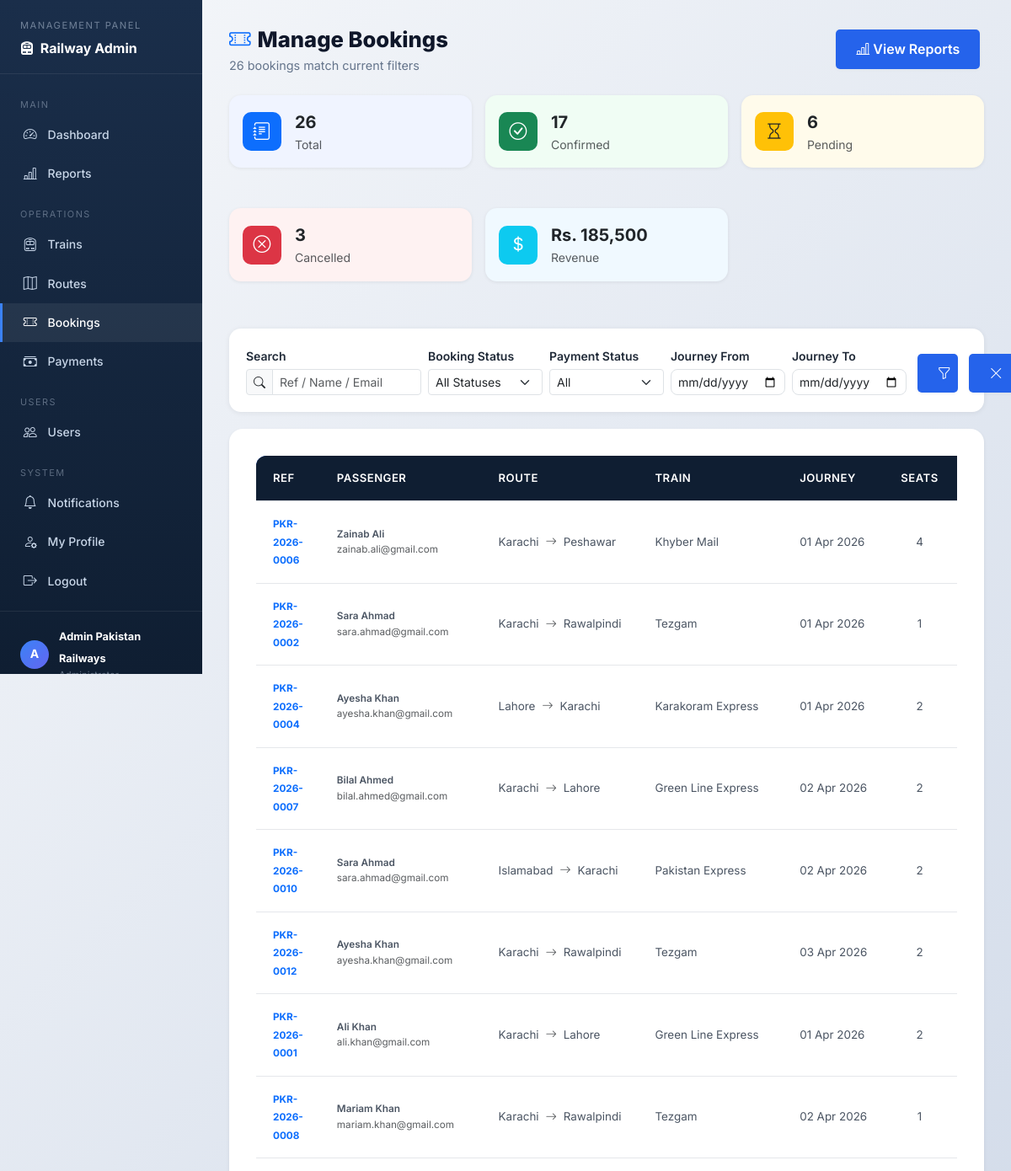
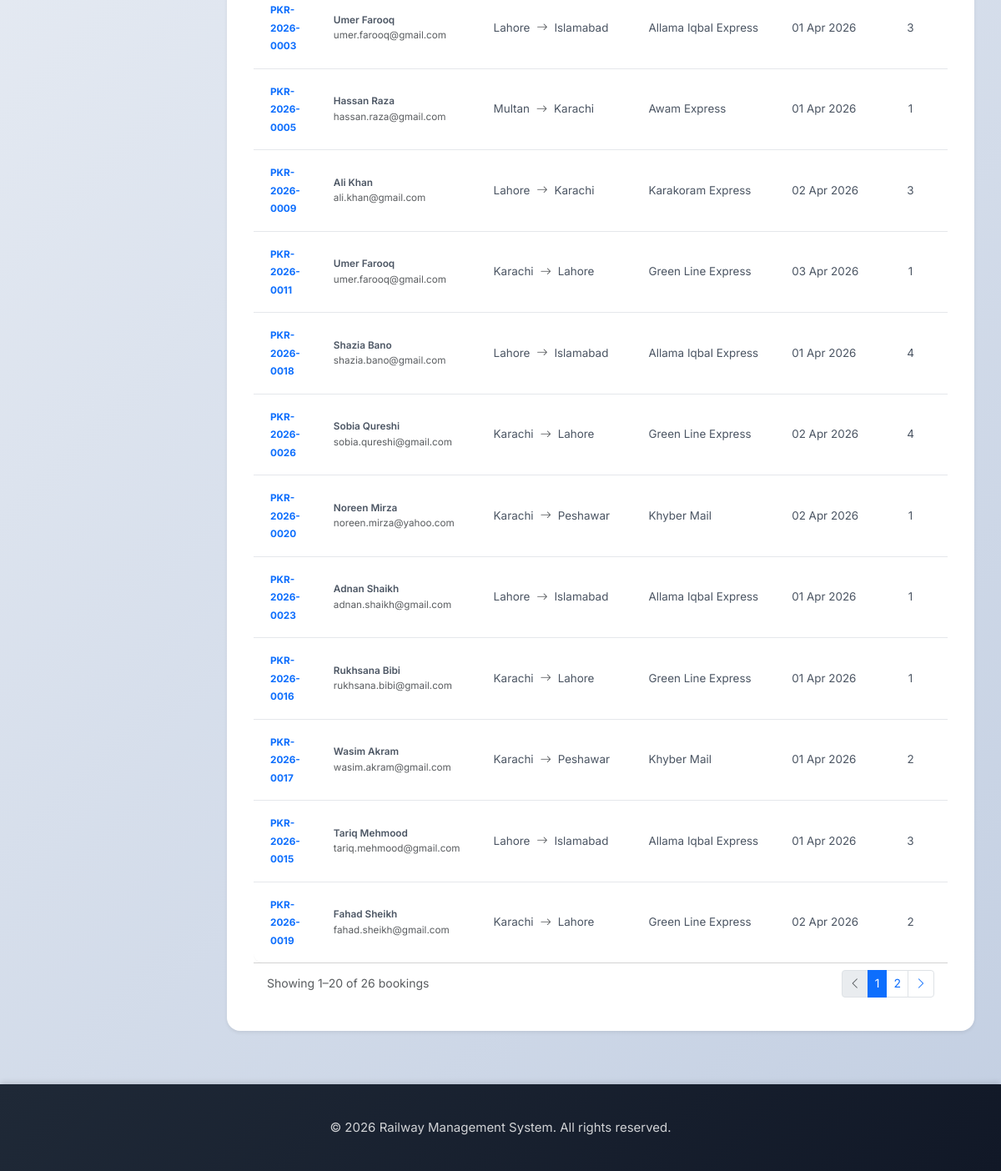
/manage-bookings.php (signed in), run on the app's committed database (2 pictures, top to bottom).
### tables this page shows
CREATE TABLE IF NOT EXISTS users (
    user_id INT PRIMARY KEY AUTO_INCREMENT,
    username VARCHAR(50) UNIQUE NOT NULL,
    email VARCHAR(100) UNIQUE NOT NULL,
    password VARCHAR(255) NOT NULL,
    full_name VARCHAR(100) NOT NULL,
    phone VARCHAR(20),
    address TEXT,
    role ENUM('user', 'admin', 'employee') DEFAULT 'user',
    is_active BOOLEAN DEFAULT TRUE,
    created_at TIMESTAMP DEFAULT CURRENT_TIMESTAMP,
    updated_at TIMESTAMP DEFAULT CURRENT_TIMESTAMP ON UPDATE CURRENT_TIMESTAMP
);

CREATE TABLE IF NOT EXISTS bookings (
    booking_id INT PRIMARY KEY AUTO_INCREMENT,
    user_id INT NOT NULL,
    route_id INT NOT NULL,
    booking_reference VARCHAR(20) UNIQUE NOT NULL,
    number_of_seats INT NOT NULL,
    total_fare DECIMAL(12, 2) NOT NULL,
    booking_status ENUM('pending', 'confirmed', 'cancelled') DEFAULT 'pending',
    payment_status ENUM('pending', 'completed', 'failed', 'refunded') DEFAULT 'pending',
    booking_date TIMESTAMP DEFAULT CURRENT_TIMESTAMP,
    journey_date DATE NOT NULL,
    updated_at TIMESTAMP DEFAULT CURRENT_TIMESTAMP ON UPDATE CURRENT_TIMESTAMP,
    FOREIGN KEY (user_id) REFERENCES users(user_id) ON DELETE CASCADE,
    FOREIGN KEY (route_id) REFERENCES routes(route_id) ON DELETE CASCADE
);

CREATE TABLE IF NOT EXISTS routes (
    route_id INT PRIMARY KEY AUTO_INCREMENT,
    train_id INT NOT NULL,
    departure_city VARCHAR(100) NOT NULL,
    arrival_city VARCHAR(100) NOT NULL,
    departure_time TIME NOT NULL,
    arrival_time TIME NOT NULL,
    distance_km DECIMAL(10, 2),
    base_fare DECIMAL(10, 2) NOT NULL,
    journey_date DATE NOT NULL,
    available_seats INT NOT NULL,
    status ENUM('scheduled', 'cancelled', 'completed') DEFAULT 'scheduled',
    created_at TIMESTAMP DEFAULT CURRENT_TIMESTAMP,
    updated_at TIMESTAMP DEFAULT CURRENT_TIMESTAMP ON UPDATE CURRENT_TIMESTAMP,
    FOREIGN KEY (train_id) REFERENCES trains(train_id) ON DELETE CASCADE,
    UNIQUE KEY unique_train_date (train_id, journey_date)
);

CREATE TABLE IF NOT EXISTS trains (
    train_id INT PRIMARY KEY AUTO_INCREMENT,
    train_name VARCHAR(100) NOT NULL,
    train_number VARCHAR(50) UNIQUE NOT NULL,
    train_type VARCHAR(50) NOT NULL,
    total_seats INT NOT NULL,
    available_seats INT NOT NULL,
    status ENUM('active', 'inactive', 'maintenance') DEFAULT 'active',
    created_at TIMESTAMP DEFAULT CURRENT_TIMESTAMP,
    updated_at TIMESTAMP DEFAULT CURRENT_TIMESTAMP ON UPDATE CURRENT_TIMESTAMP
);

### src/classes/User.php (called while the page is built, shortened)
<?php
class User {
    private $db;
    public function __construct($database) {
        $this->db = $database;
    }
    public function getUserById($user_id) {
        $query = "SELECT * FROM users WHERE user_id = {$user_id}";
        return $this->db->selectRow($query);
    }
}
?>

### src/classes/Database.php (called while the page is built, shortened)
<?php
class Database {
    private $host = DB_HOST;
    private $db_name = DB_NAME;
    private $user = DB_USER;
    private $password = DB_PASS;
    private $port = DB_PORT;
    private $connection;
    public function connect() {
        $this->connection = new mysqli(
            $this->host,
            $this->user,
            $this->password,
            $this->db_name,
            $this->port
        );
        $this->connection->set_charset('utf8');
        return $this->connection;
    }
    public function select($query) {
        $result = $this->connection->query($query);
        $data = array();
        if ($result->num_rows > 0) {
            while ($row = $result->fetch_assoc()) {
                array_push($data, $row);
            }
            return $data;
        } else {
            return false;
        }
    }
    public function selectRow($query) {
        $result = $this->connection->query($query);
        if ($result && $result->num_rows > 0) {
            return $result->fetch_assoc();
        }
        return false;
    }
}
?>

### manage-bookings.php (the view, shortened to what this page needs)
<?php
require_once 'config/database.php';
require_once 'src/classes/Database.php';
require_once 'src/classes/User.php';
$db = new Database();
$db->connect();
$filter_status  = $_GET['status']     ?? 'all';
$filter_pay     = $_GET['payment']    ?? 'all';
$search         = trim($_GET['q']     ?? '');
$date_from      = $_GET['date_from']  ?? '';
$date_to        = $_GET['date_to']    ?? '';
$page           = max(1, (int)($_GET['page'] ?? 1));
$per_page       = 20;
$offset         = ($page - 1) * $per_page;
$wheres = [];
$where_sql = $wheres ? 'WHERE ' . implode(' AND ', $wheres) : '';
$kpi = $db->selectRow(
    "SELECT
        COUNT(*) AS total,
        SUM(booking_status = 'confirmed')  AS confirmed,
        SUM(booking_status = 'pending')    AS pending,
        SUM(booking_status = 'cancelled')  AS cancelled,
        SUM(payment_status = 'completed')  AS paid,
        SUM(total_fare)                    AS revenue
     FROM bookings"
);
$count_row = $db->selectRow(
    "SELECT COUNT(*) AS n
     FROM bookings b
     JOIN users  u ON b.user_id   = u.user_id
     JOIN routes r ON b.route_id  = r.route_id
     JOIN trains t ON r.train_id  = t.train_id
     {$where_sql}"
);
$total_rows = (int)($count_row['n'] ?? 0);
$total_pages = max(1, (int)ceil($total_rows / $per_page));
$bookings = $db->select(
    "SELECT b.booking_id, b.booking_reference, b.booking_date, b.journey_date,
            b.number_of_seats, b.total_fare, b.booking_status, b.payment_status,
            u.full_name, u.email,
            r.departure_city, r.arrival_city,
            t.train_name
     FROM bookings b
     JOIN users  u ON b.user_id   = u.user_id
     JOIN routes r ON b.route_id  = r.route_id
     JOIN trains t ON r.train_id  = t.train_id
     {$where_sql}
     ORDER BY b.booking_date DESC
     LIMIT {$per_page} OFFSET {$offset}"
);
function bUrl(array $overrides = []): string {
    global $filter_status, $filter_pay, $search, $date_from, $date_to, $page;
    $params = array_filter(array_merge([
        'status'    => $filter_status !== 'all' ? $filter_status : null,
        'payment'   => $filter_pay    !== 'all' ? $filter_pay    : null,
        'q'         => $search        ?: null,
        'date_from' => $date_from     ?: null,
        'date_to'   => $date_to       ?: null,
        'page'      => $page > 1      ? $page  : null,
    ], $overrides));
    $qs = http_build_query($params);
    return 'manage-bookings.php' . ($qs ? "?{$qs}" : '');
}
$userObj_ = new User($db);
$adminUser_ = $userObj_->getUserById($_SESSION['user_id']);
require_once 'inc/header.php';
?>
<div class="adm-wrap">
<aside class="adm-sidebar">
    <div class="sb-brand">
        <span>Management Panel</span>
        <strong><i class="bi bi-train-front-fill me-1"></i> Railway Admin</strong>
    </div>
    <nav>
        <div class="sb-sep">Main</div>
        <a href="admin-dashboard.php"><i class="bi bi-speedometer2"></i> Dashboard</a>
        <a href="reports.php"><i class="bi bi-bar-chart-line"></i> Reports</a>
        <div class="sb-sep">Operations</div>
        <a href="manage-trains.php"><i class="bi bi-train-front"></i> Trains</a>
        <a href="manage-routes.php"><i class="bi bi-map"></i> Routes</a>
        <a href="manage-bookings.php" class="active"><i class="bi bi-ticket-perforated"></i> Bookings</a>
        <a href="manage-payments.php"><i class="bi bi-cash-stack"></i> Payments</a>
        <div class="sb-sep">Users</div>
        <a href="manage-users.php"><i class="bi bi-people"></i> Users</a>
        <div class="sb-sep">System</div>
        <a href="notifications.php"><i class="bi bi-bell"></i> Notifications</a>
        <a href="profile.php"><i class="bi bi-person-gear"></i> My Profile</a>
        <a href="logout.php"><i class="bi bi-box-arrow-right"></i> Logout</a>
    </nav>
    <div class="sb-user">
        <div class="avatar"><?= strtoupper(substr($adminUser_['full_name'] ?? 'A', 0, 1)) ?></div>
        <div class="info">
            <strong><?= htmlspecialchars($adminUser_['full_name'] ?? 'Admin') ?></strong>
            <small>Administrator</small>
        </div>
    </div>
</aside>
<section class="adm-main">
    <div class="adm-page-header mb-4">
        <div>
            <h2><i class="bi bi-ticket-perforated me-2 text-primary"></i>Manage Bookings</h2>
            <p><?= number_format($total_rows) ?> bookings match current filters</p>
        </div>
        <a href="reports.php" class="btn btn-outline-primary btn-sm">
            <i class="bi bi-bar-chart-line me-1"></i>View Reports
        </a>
    </div>
    <div class="row g-3 mb-4">
        <?php foreach ([
            ['Total',     $kpi['total'],     'bi-journal-text',  'bg-primary text-white',    '#f0f4ff'],
            ['Confirmed', $kpi['confirmed'], 'bi-check-circle',  'bg-success text-white',     '#f0fdf4'],
            ['Pending',   $kpi['pending'],   'bi-hourglass',     'bg-warning text-dark',      '#fffbeb'],
            ['Cancelled', $kpi['cancelled'], 'bi-x-circle',      'bg-danger text-white',      '#fef2f2'],
            ['Revenue',   'Rs. ' . number_format($kpi['revenue'] ?? 0, 0), 'bi-currency-dollar', 'bg-info text-white', '#f0f9ff'],
        ] as [$lbl, $val, $icon, $ibg, $bg]): ?>
        <div class="col-6 col-md-4 col-xl-2-4">
            <div class="kpi-card card p-3" style="background:<?= $bg ?>;">
                <div class="d-flex align-items-center gap-3">
                    <div class="kpi-icon <?= $ibg ?>"><i class="bi <?= $icon ?>"></i></div>
                    <div>
                        <div class="fw-bold fs-5"><?= $val ?></div>
                        <div class="text-muted small"><?= $lbl ?></div>
                    </div>
                </div>
            </div>
        </div>
        <?php endforeach; ?>
    </div>
    <form method="GET" class="filter-bar">
        <div class="row g-2 align-items-end">
            <div class="col-12 col-sm-6 col-lg-3">
                <label class="form-label mb-1 small fw-semibold">Search</label>
                <div class="input-group input-group-sm">
                    <span class="input-group-text"><i class="bi bi-search"></i></span>
                    <input type="text" name="q" class="form-control"
                           placeholder="Ref / Name / Email"
                           value="<?= htmlspecialchars($search) ?>">
                </div>
            </div>
            <div class="col-6 col-sm-3 col-lg-2">
                <label class="form-label mb-1 small fw-semibold">Booking Status</label>
                <select name="status" class="form-select form-select-sm">
                    <?php foreach (['all'=>'All Statuses','confirmed'=>'Confirmed','pending'=>'Pending','cancelled'=>'Cancelled'] as $v=>$l): ?>
                    <option value="<?= $v ?>" <?= $filter_status === $v ? 'selected' : '' ?>><?= $l ?></option>
                    <?php endforeach; ?>
                </select>
            </div>
            <div class="col-6 col-sm-3 col-lg-2">
                <label class="form-label mb-1 small fw-semibold">Payment Status</label>
                <select name="payment" class="form-select form-select-sm">
                    <?php foreach (['all'=>'All','completed'=>'Paid','pending'=>'Pending','refunded'=>'Refunded','failed'=>'Failed'] as $v=>$l): ?>
                    <option value="<?= $v ?>" <?= $filter_pay === $v ? 'selected' : '' ?>><?= $l ?></option>
                    <?php endforeach; ?>
                </select>
            </div>
            <div class="col-6 col-sm-3 col-lg-2">
                <label class="form-label mb-1 small fw-semibold">Journey From</label>
                <input type="date" name="date_from" class="form-control form-control-sm"
                       value="<?= htmlspecialchars($date_from) ?>">
            </div>
            <div class="col-6 col-sm-3 col-lg-2">
                <label class="form-label mb-1 small fw-semibold">Journey To</label>
                <input type="date" name="date_to" class="form-control form-control-sm"
                       value="<?= htmlspecialchars($date_to) ?>">
            </div>
            <div class="col-12 col-lg-1 d-flex gap-1">
                <button type="submit" class="btn btn-primary btn-sm flex-fill">
                    <i class="bi bi-funnel"></i>
                </button>
                <a href="manage-bookings.php" class="btn btn-outline-secondary btn-sm flex-fill" title="Reset">
                    <i class="bi bi-x-lg"></i>
                </a>
            </div>
        </div>
    </form>
    <div class="card border-0 shadow-sm">
        <div class="table-responsive">
            <table class="table table-hover mb-0 bk-table">
                <thead>
                    <tr>
                        <th>Ref</th>
                        <th>Passenger</th>
                        <th>Route</th>
                        <th>Train</th>
                        <th>Journey</th>
                        <th>Seats</th>
                        <th>Fare</th>
                    </tr>
                </thead>
                <tbody>
                <?php if (empty($bookings)): ?>
                    <tr><td colspan="11" class="text-center py-5 text-muted">
                        <i class="bi bi-inbox fs-2 d-block mb-2"></i>No bookings found.
                    </td></tr>
                <?php else: ?>
                    <?php foreach ($bookings as $bk): ?>
                    <tr>
                        <td>
                            <a href="booking-admin.php?id=<?= $bk['booking_id'] ?>"
                               class="fw-bold text-primary text-decoration-none small">
                                <?= htmlspecialchars($bk['booking_reference']) ?>
                            </a>
                        </td>
                        <td>
                            <div class="fw-semibold small"><?= htmlspecialchars($bk['full_name']) ?></div>
                            <div class="text-muted" style="font-size:.73rem;"><?= htmlspecialchars($bk['email']) ?></div>
                        </td>
                        <td class="small">
                            <span class="text-nowrap">
                                <?= htmlspecialchars($bk['departure_city']) ?>
                                <i class="bi bi-arrow-right text-muted mx-1"></i>
                                <?= htmlspecialchars($bk['arrival_city']) ?>
                            </span>
                        </td>
                        <td class="small text-nowrap"><?= htmlspecialchars($bk['train_name']) ?></td>
                        <td class="small text-nowrap"><?= date('d M Y', strtotime($bk['journey_date'])) ?></td>
                        <td class="text-center small"><?= (int)$bk['number_of_seats'] ?></td>
                        <td class="small text-nowrap">Rs. <?= number_format($bk['total_fare'], 0) ?></td>
                    </tr>
                    <?php endforeach; ?>
                <?php endif; ?>
                </tbody>
            </table>
        </div>
        <?php if ($total_pages > 1): ?>
        <div class="card-footer bg-white d-flex justify-content-between align-items-center flex-wrap gap-2">
            <small class="text-muted">
                Showing <?= number_format($offset + 1) ?>–<?= number_format(min($offset + $per_page, $total_rows)) ?>
                of <?= number_format($total_rows) ?> bookings
            </small>
            <nav>
                <ul class="pagination pagination-sm mb-0">
                    <li class="page-item <?= $page <= 1 ? 'disabled' : '' ?>">
                        <a class="page-link" href="<?= htmlspecialchars(bUrl(['page' => $page - 1])) ?>">
                            <i class="bi bi-chevron-left"></i>
                        </a>
                    </li>
                    <?php
                    $start_p = max(1, $page - 2);
                    $end_p   = min($total_pages, $page + 2);
                    for ($pp = $start_p; $pp <= $end_p; $pp++): ?>
                    <li class="page-item <?= $pp === $page ? 'active' : '' ?>">
                        <a class="page-link" href="<?= htmlspecialchars(bUrl(['page' => $pp])) ?>"><?= $pp ?></a>
                    </li>
                    <?php endfor; ?>
                    <li class="page-item <?= $page >= $total_pages ? 'disabled' : '' ?>">
                        <a class="page-link" href="<?= htmlspecialchars(bUrl(['page' => $page + 1])) ?>">
                            <i class="bi bi-chevron-right"></i>
                        </a>
                    </li>
                </ul>
            </nav>
        </div>
        <?php endif; ?>
    </div>
</section>
</div>
<?php require_once 'inc/footer.php'; ?>

### data on the page
users: full_name "A", full_name "Admin Pakistan Railways"
bookings: booking_reference "PKR-2026-0006", user.full_name "Zainab Ali", user.email "zainab.ali@gmail.com", route.departure_city "Karachi", route.arrival_city "Peshawar", trains.train_name "Khyber Mail", journey_date "01 Apr 2026", number_of_seats "4"
bookings: booking_reference "PKR-2026-0002", user.full_name "Sara Ahmad", user.email "sara.ahmad@gmail.com", route.departure_city "Karachi", route.arrival_city "Rawalpindi", trains.train_name "Tezgam", journey_date "01 Apr 2026", number_of_seats "1"
bookings: booking_reference "PKR-2026-0004", user.full_name "Ayesha Khan", user.email "ayesha.khan@gmail.com", route.departure_city "Lahore", route.arrival_city "Karachi", trains.train_name "Karakoram Express", journey_date "01 Apr 2026", number_of_seats "2"
bookings: booking_reference "PKR-2026-0007", user.full_name "Bilal Ahmed", user.email "bilal.ahmed@gmail.com", route.departure_city "Karachi", route.arrival_city "Lahore", trains.train_name "Green Line Express", journey_date "02 Apr 2026", number_of_seats "2"
bookings: booking_reference "PKR-2026-0010", user.full_name "Sara Ahmad", user.email "sara.ahmad@gmail.com", route.departure_city "Islamabad", route.arrival_city "Karachi", trains.train_name "Pakistan Express", journey_date "02 Apr 2026", number_of_seats "2"
bookings: booking_reference "PKR-2026-0012", user.full_name "Ayesha Khan", user.email "ayesha.khan@gmail.com", route.departure_city "Karachi", route.arrival_city "Rawalpindi", trains.train_name "Tezgam", journey_date "03 Apr 2026", number_of_seats "2"
bookings: booking_reference "PKR-2026-0001", user.full_name "Ali Khan", user.email "ali.khan@gmail.com", route.departure_city "Karachi", route.arrival_city "Lahore", trains.train_name "Green Line Express", journey_date "01 Apr 2026", number_of_seats "2"
bookings: booking_reference "PKR-2026-0008", user.full_name "Mariam Khan", user.email "mariam.khan@gmail.com", route.departure_city "Karachi", route.arrival_city "Rawalpindi", trains.train_name "Tezgam", journey_date "02 Apr 2026", number_of_seats "1"
bookings: booking_reference "PKR-2026-0003", user.full_name "Umer Farooq", user.email "umer.farooq@gmail.com", route.departure_city "Lahore", route.arrival_city "Islamabad", trains.train_name "Allama Iqbal Express", journey_date "01 Apr 2026", number_of_seats "3"
bookings: booking_reference "PKR-2026-0005", user.full_name "Hassan Raza", user.email "hassan.raza@gmail.com", route.departure_city "Multan", route.arrival_city "Karachi", trains.train_name "Awam Express", journey_date "01 Apr 2026", number_of_seats "1"
bookings: booking_reference "PKR-2026-0009", user.full_name "Ali Khan", user.email "ali.khan@gmail.com", route.departure_city "Lahore", route.arrival_city "Karachi", trains.train_name "Karakoram Express", journey_date "02 Apr 2026", number_of_seats "3"
bookings: booking_reference "PKR-2026-0011", user.full_name "Umer Farooq", user.email "umer.farooq@gmail.com", route.departure_city "Karachi", route.arrival_city "Lahore", trains.train_name "Green Line Express", journey_date "03 Apr 2026", number_of_seats "1"
bookings: booking_reference "PKR-2026-0018", user.full_name "Shazia Bano", user.email "shazia.bano@gmail.com", route.departure_city "Lahore", route.arrival_city "Islamabad", trains.train_name "Allama Iqbal Express", journey_date "01 Apr 2026", number_of_seats "4"
bookings: booking_reference "PKR-2026-0026", user.full_name "Sobia Qureshi", user.email "sobia.qureshi@gmail.com", route.departure_city "Karachi", route.arrival_city "Lahore", trains.train_name "Green Line Express", journey_date "02 Apr 2026", number_of_seats "4"
bookings: booking_reference "PKR-2026-0020", user.full_name "Noreen Mirza", user.email "noreen.mirza@yahoo.com", route.departure_city "Karachi", route.arrival_city "Peshawar", trains.train_name "Khyber Mail", journey_date "02 Apr 2026", number_of_seats "1"
bookings: booking_reference "PKR-2026-0023", user.full_name "Adnan Shaikh", user.email "adnan.shaikh@gmail.com", route.departure_city "Lahore", route.arrival_city "Islamabad", trains.train_name "Allama Iqbal Express", journey_date "01 Apr 2026", number_of_seats "1"
bookings: booking_reference "PKR-2026-0016", user.full_name "Rukhsana Bibi", user.email "rukhsana.bibi@gmail.com", route.departure_city "Karachi", route.arrival_city "Lahore", trains.train_name "Green Line Express", journey_date "01 Apr 2026", number_of_seats "1"
bookings: booking_reference "PKR-2026-0017", user.full_name "Wasim Akram", user.email "wasim.akram@gmail.com", route.departure_city "Karachi", route.arrival_city "Peshawar", trains.train_name "Khyber Mail", journey_date "01 Apr 2026", number_of_seats "2"
bookings: booking_reference "PKR-2026-0015", user.full_name "Tariq Mehmood", user.email "tariq.mehmood@gmail.com", route.departure_city "Lahore", route.arrival_city "Islamabad", trains.train_name "Allama Iqbal Express", journey_date "01 Apr 2026", number_of_seats "3"
bookings: booking_reference "PKR-2026-0019", user.full_name "Fahad Sheikh", user.email "fahad.sheikh@gmail.com", route.departure_city "Karachi", route.arrival_city "Lahore", trains.train_name "Green Line Express", journey_date "02 Apr 2026", number_of_seats "2"

### other printed values
$total_rows "26"
$val "26"
$lbl "Total"
$val "17"
$lbl "Confirmed"
$val "6"
$lbl "Pending"
$val "3"
$lbl "Cancelled"
$val "Rs. 185,500"
$lbl "Revenue"
$offset + 1 "1"
min($offset + $per_page, $total_rows) "20"
form field status "All Statuses"
form field payment "All"
